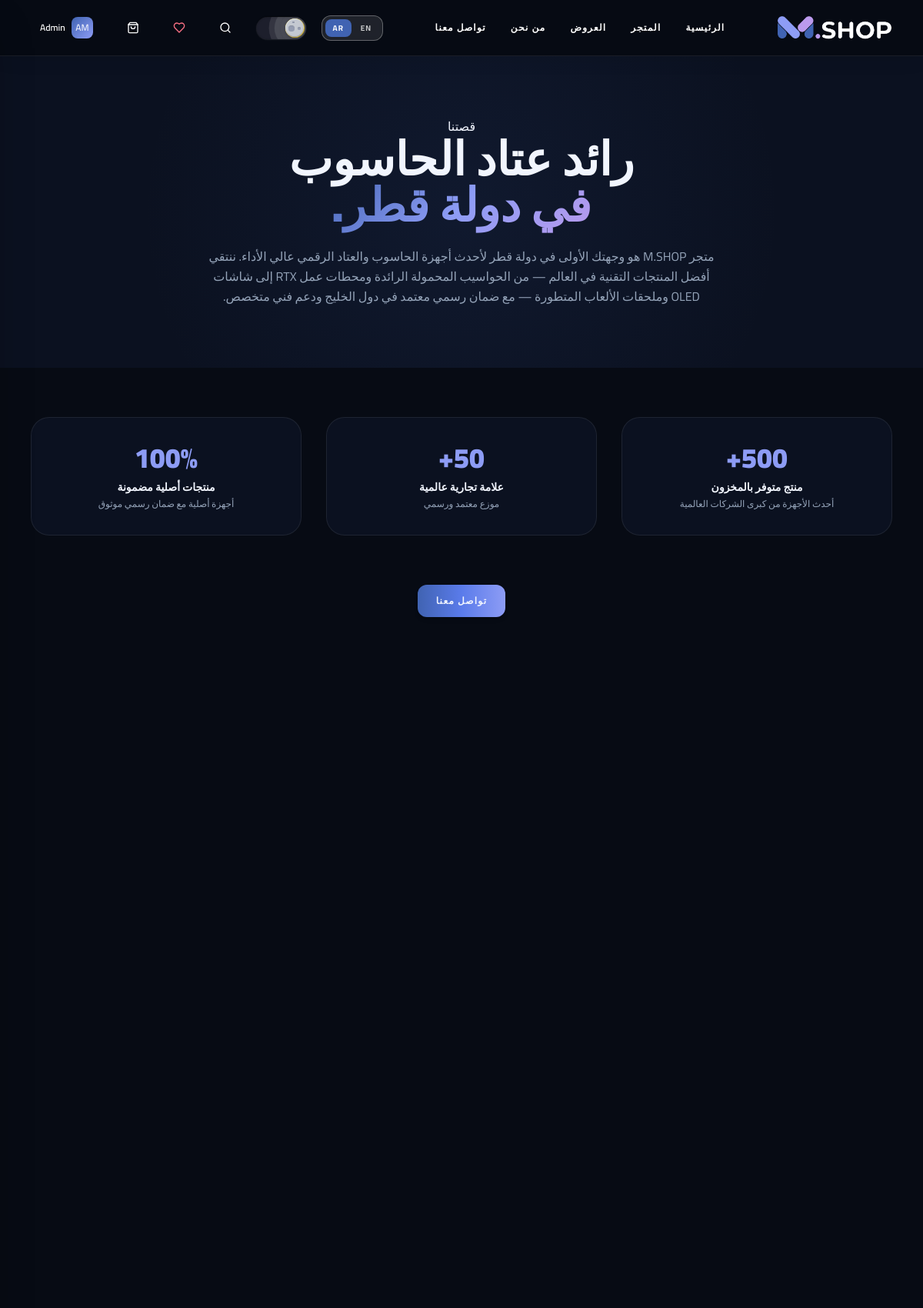
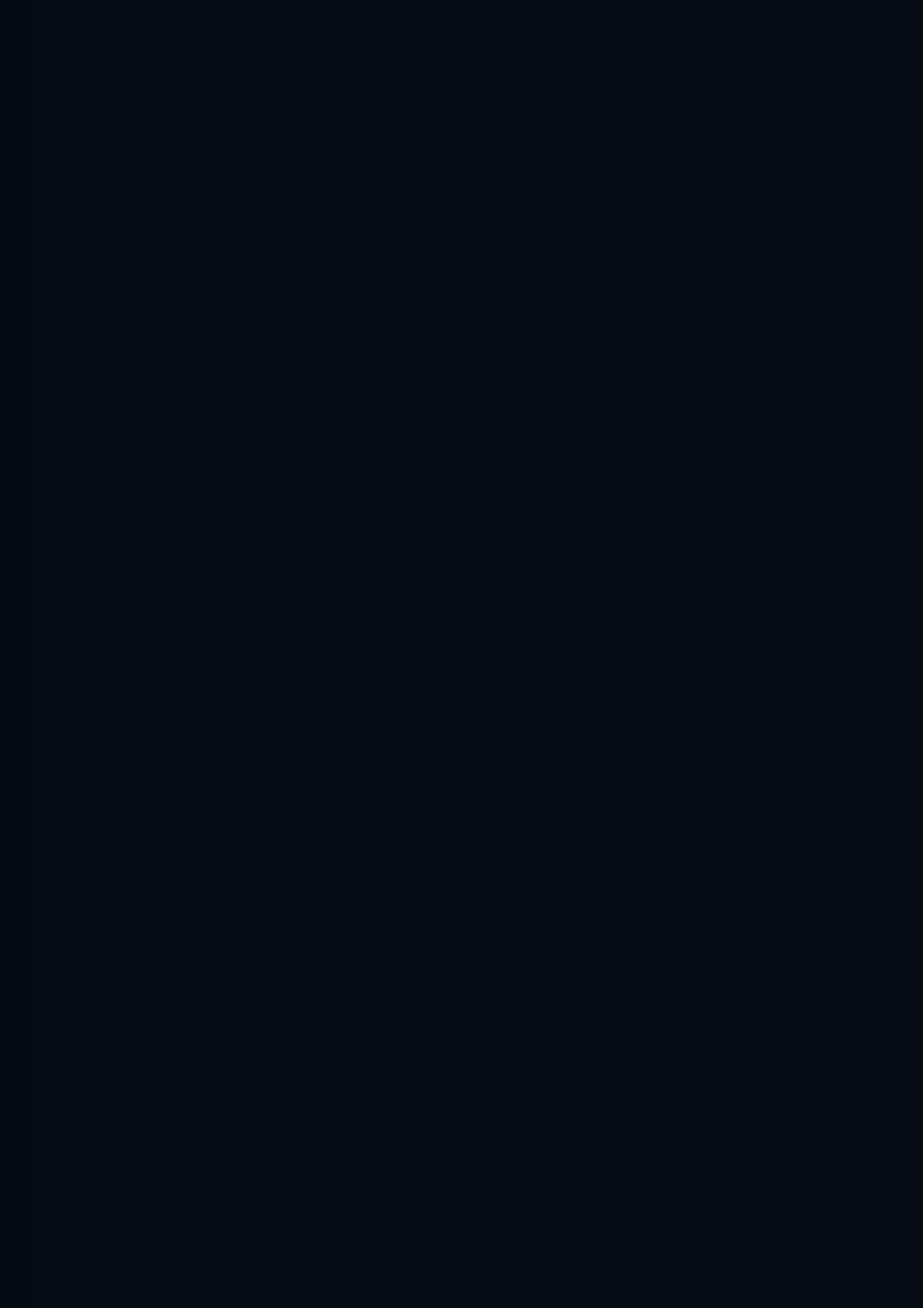
The app's page /ar/about/ (signed in, upper part) with its own data (2 pictures, top to bottom).
### store/models.py (models this page shows, shortened)
class User(AbstractUser):
    phone = models.CharField(max_length=30, blank=True)
    class Meta:
        verbose_name = 'User'

### store/views.py (the view)
# urls.py: path('about/', views.about_view, name='about'),
def about_view(request):
    locale = _get_locale(request)
    return render(request, 'pages/about.html', {'locale': locale})

### store/templatetags/store_tags.py (called while the page is built)
@register.filter(name='split')
def split(value, arg=' '):
    if not value:
        return []
    return [x.strip() for x in str(value).split(arg)]

### store/translations.py (called while the page is built, shortened)
def load_translations():
    global _EN_CACHE, _AR_CACHE
    if _EN_CACHE is not None and _AR_CACHE is not None:
        return _EN_CACHE, _AR_CACHE

def get_translations(locale='en'):
    en, ar = load_translations()
    return ar if locale == 'ar' else en

    def __getattr__(self, name):
        if name in self:
            return self[name]
        if self._fallback and hasattr(self._fallback, name):
            return getattr(self._fallback, name)
        if self._fallback and isinstance(self._fallback, dict) and name in self._fallback:
            return self._fallback[name]
        return ""

    def __getitem__(self, key):
        if key in self:
            return super().__getitem__(key)
        if self._fallback and key in self._fallback:
            return self._fallback[key]
        return ""

### store/views.py (called while the page is built)
def _get_locale(request):
    return 'ar' if request.path.startswith('/ar/') else 'en'

### templates/pages/about.html (shortened to what this page needs)
{% extends "base.html" %}
{% block content %}
<div class="pt-[72px] min-h-screen">
  <div class="py-20 text-center relative overflow-hidden" style="background:var(--bg-surface)">
    <div class="absolute inset-0 pointer-events-none"><div class="absolute top-1/2 left-1/2 -translate-x-1/2 -translate-y-1/2 w-[70vw] h-[70vw] rounded-full opacity-10" style="background:radial-gradient(circle,#4063B2,transparent 70%)"></div></div>
    <div class="relative container-custom max-w-3xl">
      <div class="section-eyebrow">{% if is_rtl %}قصتنا{% else %}Our Story{% endif %}</div>
      <h1 class="text-3xl sm:text-5xl lg:text-6xl font-display font-black mb-6" style="color:var(--text-primary)">
        {% if is_rtl %}
        رائد عتاد الحاسوب<br/><span style="background:linear-gradient(135deg,#4063B2,#8D9CF5,#BB9AED);-webkit-background-clip:text;-webkit-text-fill-color:transparent;background-clip:text;">في دولة قطر.</span>
        {% else %}
        Qatar's Hardware<br/><span style="background:linear-gradient(135deg,#4063B2,#8D9CF5,#BB9AED);-webkit-background-clip:text;-webkit-text-fill-color:transparent;background-clip:text;">Authority.</span>
        {% endif %}
      </h1>
      <p class="text-base leading-relaxed max-w-2xl mx-auto" style="color:var(--text-secondary)">
        {% if is_rtl %}
        متجر M.SHOP هو وجهتك الأولى في دولة قطر لأحدث أجهزة الحاسوب والعتاد الرقمي عالي الأداء. ننتقي أفضل المنتجات التقنية في العالم — من الحواسيب المحمولة الرائدة ومحطات عمل RTX إلى شاشات OLED وملحقات الألعاب المتطورة — مع ضمان رسمي معتمد في دول الخليج ودعم فني متخصص.
        {% else %}
        M.SHOP is Qatar's premier destination for high-performance computing hardware. We curate the world's best tech products — from flagship laptops and RTX workstations to OLED monitors and gaming peripherals — backed by official GCC warranties and expert support.
        {% endif %}
      </p>
    </div>
  </div>
  <div class="container-custom py-16">
    <div class="grid sm:grid-cols-3 gap-8 mb-16">
      <div class="text-center p-8 rounded-3xl" style="background:var(--bg-surface);border:1px solid var(--border-color)">
        <div class="text-4xl font-display font-black mb-2" style="color:var(--color-accent)">500+</div>
        <p class="text-sm font-bold" style="color:var(--text-primary)">{% if is_rtl %}منتج متوفر بالمخزون{% else %}Products Stocked{% endif %}</p>
        <p class="text-xs mt-1" style="color:var(--text-secondary)">{% if is_rtl %}أحدث الأجهزة من كبرى الشركات العالمية{% else %}Latest hardware from top brands{% endif %}</p>
      </div>
      <div class="text-center p-8 rounded-3xl" style="background:var(--bg-surface);border:1px solid var(--border-color)">
        <div class="text-4xl font-display font-black mb-2" style="color:var(--color-accent)">50+</div>
        <p class="text-sm font-bold" style="color:var(--text-primary)">{% if is_rtl %}علامة تجارية عالمية{% else %}Global Brands{% endif %}</p>
        <p class="text-xs mt-1" style="color:var(--text-secondary)">{% if is_rtl %}موزع معتمد ورسمي{% else %}Official authorized reseller{% endif %}</p>
      </div>
      <div class="text-center p-8 rounded-3xl" style="background:var(--bg-surface);border:1px solid var(--border-color)">
        <div class="text-4xl font-display font-black mb-2" style="color:var(--color-accent)">100%</div>
        <p class="text-sm font-bold" style="color:var(--text-primary)">{% if is_rtl %}منتجات أصلية مضمونة{% else %}Genuine Products{% endif %}</p>
        <p class="text-xs mt-1" style="color:var(--text-secondary)">{% if is_rtl %}أجهزة أصلية مع ضمان رسمي موثوق{% else %}Authentic with official warranty{% endif %}</p>
      </div>
    </div>
    <div class="text-center">
      <a href="/{{ locale }}/contact/" class="btn-primary">{% if is_rtl %}تواصل معنا{% else %}Get In Touch{% endif %}</a>
    </div>
  </div>
</div>
{% endblock %}

### templates/partials/navbar.html (shortened to what this page needs)
{% load static %}
<header class="fixed top-0 left-0 right-0 z-50 select-none">
  <div id="main-navbar" class="transition-all duration-300 {% if is_home %}navbar-transparent{% else %}navbar-scrolled{% endif %}">
    <div class="container-custom h-[64px] sm:h-[72px] flex items-center justify-between gap-2 sm:gap-4">
      <a href="/{{ locale }}/" aria-label="M.SHOP Home" class="flex items-center group transition-transform duration-300 hover:scale-105 flex-shrink-0">
        <img src="{% static 'logo-dark.png' %}" alt="M.SHOP" class="h-8 hidden dark:block" />
      </a>
      <nav class="hidden lg:flex items-center gap-8">
        {% for label, href in nav_links %}
        <a href="{{ href }}" class="nav-link text-xs font-sans tracking-widest uppercase transition-all duration-300 {% if current_path == href %}nav-link-active font-black{% else %}hover:tracking-[0.2em] font-bold{% endif %}">{{ label }}</a>
        {% endfor %}
      </nav>
      <div class="flex items-center gap-1.5 sm:gap-3 md:gap-5 flex-shrink-0">
        <div class="lang-switcher-wrap hidden md:flex items-center gap-0.5 rounded-xl px-1 py-1 border transition-all border-white/30 bg-white/10 backdrop-blur-sm">
          {% for loc in "en,ar"|split:"," %}
          <button data-locale-switch="{{ loc }}" class="px-2.5 py-1 rounded-lg text-[10px] font-sans font-bold uppercase tracking-widest transition-all cursor-pointer"
            style="background:{% if locale == loc %}#4063B2{% else %}transparent{% endif %};color:{% if locale == loc %}#fff{% else %}rgba(255,255,255,0.75){% endif %}">{{ loc|upper }}</button>
          {% endfor %}
        </div>
        <div class="items-center select-none hidden md:flex" style="--toggle-size:10px">{% include 'partials/theme_toggle.html' %}</div>
        <button id="search-btn" aria-label="Search" class="nav-btn w-8 h-8 sm:w-10 sm:h-10 rounded-xl flex items-center justify-center transition-all cursor-pointer flex-shrink-0">
          <svg xmlns="http://www.w3.org/2000/svg" width="16" height="16" viewBox="0 0 24 24" fill="none" stroke="currentColor" stroke-width="2" stroke-linecap="round" stroke-linejoin="round"><circle cx="11" cy="11" r="8"/><path d="m21 21-4.3-4.3"/></svg>
        </button>
        <a href="/{{ locale }}/wishlist/" aria-label="Wishlist" class="nav-btn relative w-9 h-9 sm:w-10 sm:h-10 rounded-xl flex items-center justify-center transition-all flex-shrink-0 hover:text-rose-400">
        </a>
        <button data-open-cart onclick="if(window.openCart)window.openCart();" aria-label="Open cart" class="nav-btn relative w-9 h-9 sm:w-10 sm:h-10 rounded-xl flex items-center justify-center cursor-pointer transition-all flex-shrink-0">
          <svg xmlns="http://www.w3.org/2000/svg" width="16" height="16" viewBox="0 0 24 24" fill="none" stroke="currentColor" stroke-width="2" stroke-linecap="round" stroke-linejoin="round"><path d="M6 2 3 6v14a2 2 0 0 0 2 2h14a2 2 0 0 0 2-2V6l-3-4Z"/><path d="M3 6h18"/><path d="M16 10a4 4 0 0 1-8 0"/></svg>
        </button>
        <div class="hidden lg:block relative">
          {% if user.is_authenticated %}
          <div class="relative">
            <button id="user-menu-btn" class="nav-btn flex items-center gap-2 px-3 py-2 rounded-xl transition-all cursor-pointer">
              <div class="w-7 h-7 rounded-lg flex items-center justify-center text-white font-display text-xs" style="background:linear-gradient(135deg,#4063B2,#8D9CF5)">
                {{ user.first_name|first|upper }}{{ user.last_name|first|upper }}
              </div>
              <span class="user-name text-xs font-sans font-semibold max-w-[80px] truncate">{{ user.first_name }}</span>
            </button>
          </div>
          {% endif %}
        </div>
      </div>
    </div>
  </div>
</header>

### static/css/globals.css (style rules this page uses)
*, *::before, *::after { box-sizing: border-box; }
html, body { margin: 0; padding: 0; }
:root, .light { --bg-base: #F5F7FA; --bg-surface: #FFFFFF; --bg-surface-2: #EEF2F8; --bg-surface-3: #DDE4F0; --text-primary: #0D1326; --text-secondary: #4A5568; --text-tertiary: rgba(13, 19, 38, 0.45); --border-color: rgba(13, 19, 38, 0.10); --border-strong: rgba(13, 19, 38, 0.20); --color-navy: #F5F7FA; --color-surface: #FFFFFF; --color-surface-2:#EEF2F8; --color-surface-3:#DDE4F0; --color-primary: #4063B2; --color-accent: #4D63C7; --color-accent-hover: #3551B0; --color-violet: #7B5EA7; --color-sage: #4D63C7; --color-taupe: #4A5568; --color-muted: #4A5568; --color-cyan: #4D63C7; --color-soft-blue:#7B5EA7; --color-white: #0D1326; --scrollbar-track: #E2E8F0; --scrollbar-thumb: #A0AEC0; --scrollbar-hover: #4D63C7; --selection-bg: #4063B2; --selection-text: #ffffff; --font-guminert: 'Space Grotesk', 'Outfit', 'Urbanist', system-ui, sans-serif; --font-condenso: 'Space Grotesk', 'Outfit', sans-serif; --font-tall: 'Space Grotesk', 'Outfit', sans-serif; --font-anton: 'Space Grotesk', 'Outfit', sans-serif; --font-inter: 'Inter', system-ui, -apple-system, sans-serif; --font-outfit: 'Outfit', sans-serif; --ease-fluid: cubic-bezier(0.16, 1, 0.3, 1); }
.dark { --bg-base: #070B14; --bg-surface: #0B1120; --bg-surface-2: #10192D; --bg-surface-3: #16223D; --text-primary: #F1F5FE; --text-secondary: #94A3B8; --text-tertiary: rgba(241, 245, 254, 0.40); --border-color: rgba(255, 255, 255, 0.08); --border-strong: rgba(255, 255, 255, 0.15); --color-navy: #070B14; --color-surface: #0B1120; --color-surface-2:#10192D; --color-surface-3:#16223D; --color-primary: #4063B2; --color-accent: #8D9CF5; --color-accent-hover: #A8B4F8; --color-violet: #BB9AED; --color-sage: #8D9CF5; --color-taupe: #94A3B8; --color-muted: #94A3B8; --color-cyan: #8D9CF5; --color-soft-blue:#BB9AED; --color-white: #F1F5FE; --scrollbar-track: #070B14; --scrollbar-thumb: #16223D; --scrollbar-hover: #8D9CF5; --selection-bg: #4063B2; --selection-text: #ffffff; }
[dir="rtl"] { font-family: var(--font-cairo), system-ui, sans-serif; }
[dir="rtl"] h1, [dir="rtl"] h2, [dir="rtl"] h3, [dir="rtl"] .font-display { font-family: var(--font-cairo), system-ui, sans-serif; letter-spacing: 0 !important; }
[dir="rtl"] p, [dir="rtl"] label, [dir="rtl"] span, [dir="rtl"] li { text-align: right; }
[dir="rtl"] .text-center p, [dir="rtl"] .text-center label, [dir="rtl"] .text-center span { text-align: center; }
html.dark #main-navbar.navbar-scrolled { background: rgba(7, 11, 20, 0.95) !important; border-bottom: 1px solid rgba(255, 255, 255, 0.08) !important; backdrop-filter: blur(12px); }
html.dark #main-navbar .nav-btn, html.dark #main-navbar .nav-link, html.dark #main-navbar #user-menu-btn, html.dark #main-navbar .user-name { color: #ffffff !important; }
html.dark #main-navbar .nav-link-active { color: #ffffff !important; font-weight: 800 !important; }

### records on screen
User: first_name|first "A", last_name|first "M", first_name "Admin"

### other values on screen
{{ label }} "الرئيسية" "المتجر" "العروض" "من نحن" "تواصل معنا"
{{ loc|upper }} "EN" "AR"
